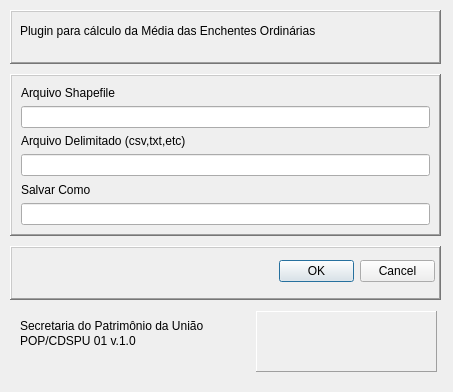
<?xml version="1.0" encoding="UTF-8"?>
<ui version="4.0">
 <class>qDlgGerMapa</class>
 <widget class="QDialog" name="qDlgGerMapa">
  <property name="geometry">
   <rect>
    <x>0</x>
    <y>0</y>
    <width>453</width>
    <height>392</height>
   </rect>
  </property>
  <property name="windowTitle">
   <string>PyMEO - Gerar Mapa</string>
  </property>
  <widget class="QWidget" name="layoutWidget">
   <property name="geometry">
    <rect>
     <x>10</x>
     <y>10</y>
     <width>431</width>
     <height>371</height>
    </rect>
   </property>
   <layout class="QVBoxLayout" name="verticalLayout" stretch="8,2">
    <item>
     <layout class="QGridLayout" name="gridLayout" rowstretch="2,6,2">
      <property name="bottomMargin">
       <number>2</number>
      </property>
      <property name="horizontalSpacing">
       <number>6</number>
      </property>
      <property name="verticalSpacing">
       <number>10</number>
      </property>
      <item row="0" column="0">
       <widget class="QFrame" name="frame">
        <property name="frameShape">
         <enum>QFrame::WinPanel</enum>
        </property>
        <property name="frameShadow">
         <enum>QFrame::Raised</enum>
        </property>
        <widget class="QLabel" name="label_3">
         <property name="geometry">
          <rect>
           <x>10</x>
           <y>10</y>
           <width>391</width>
           <height>21</height>
          </rect>
         </property>
         <property name="styleSheet">
          <string notr="true">font: 87 9pt &quot;Arial Black&quot;;</string>
         </property>
         <property name="text">
          <string>Plugin para cálculo da Média das Enchentes Ordinárias</string>
         </property>
        </widget>
       </widget>
      </item>
      <item row="1" column="0">
       <widget class="QFrame" name="frmWdMap01Esq">
        <property name="minimumSize">
         <size>
          <width>390</width>
          <height>160</height>
         </size>
        </property>
        <property name="maximumSize">
         <size>
          <width>600</width>
          <height>180</height>
         </size>
        </property>
        <property name="frameShape">
         <enum>QFrame::WinPanel</enum>
        </property>
        <property name="frameShadow">
         <enum>QFrame::Raised</enum>
        </property>
        <layout class="QGridLayout" name="gridLayout_3">
         <item row="0" column="0">
          <widget class="QLabel" name="lbArqShp">
           <property name="styleSheet">
            <string notr="true">font: 10pt &quot;MS Shell Dlg 2&quot;;</string>
           </property>
           <property name="text">
            <string>Arquivo Shapefile</string>
           </property>
          </widget>
         </item>
         <item row="1" column="0">
          <widget class="QLineEdit" name="lEdArqShp"/>
         </item>
         <item row="2" column="0">
          <widget class="QLabel" name="lbArqTxt">
           <property name="styleSheet">
            <string notr="true">font: 10pt &quot;MS Shell Dlg 2&quot;;</string>
           </property>
           <property name="text">
            <string>Arquivo Delimitado (csv,txt,etc)</string>
           </property>
          </widget>
         </item>
         <item row="3" column="0">
          <widget class="QLineEdit" name="lEdArqTxt"/>
         </item>
         <item row="4" column="0">
          <widget class="QLabel" name="lbArqQGis">
           <property name="styleSheet">
            <string notr="true">font: 10pt &quot;MS Shell Dlg 2&quot;;</string>
           </property>
           <property name="text">
            <string>Salvar Como</string>
           </property>
          </widget>
         </item>
         <item row="5" column="0">
          <widget class="QLineEdit" name="lEdArqQGis"/>
         </item>
        </layout>
       </widget>
      </item>
      <item row="2" column="0">
       <widget class="QFrame" name="frame_2">
        <property name="frameShape">
         <enum>QFrame::WinPanel</enum>
        </property>
        <property name="frameShadow">
         <enum>QFrame::Raised</enum>
        </property>
        <layout class="QHBoxLayout" name="horizontalLayout" stretch="6,4">
         <property name="spacing">
          <number>2</number>
         </property>
         <property name="leftMargin">
          <number>2</number>
         </property>
         <property name="topMargin">
          <number>2</number>
         </property>
         <property name="rightMargin">
          <number>2</number>
         </property>
         <property name="bottomMargin">
          <number>2</number>
         </property>
         <item>
          <widget class="QFrame" name="frame_3">
           <property name="frameShape">
            <enum>QFrame::NoFrame</enum>
           </property>
           <property name="frameShadow">
            <enum>QFrame::Plain</enum>
           </property>
          </widget>
         </item>
         <item>
          <widget class="QFrame" name="frame_4">
           <property name="frameShape">
            <enum>QFrame::NoFrame</enum>
           </property>
           <property name="frameShadow">
            <enum>QFrame::Plain</enum>
           </property>
           <widget class="QDialogButtonBox" name="btnBoxGerarMapa">
            <property name="geometry">
             <rect>
              <x>10</x>
              <y>10</y>
              <width>156</width>
              <height>23</height>
             </rect>
            </property>
            <property name="orientation">
             <enum>Qt::Horizontal</enum>
            </property>
            <property name="standardButtons">
             <set>QDialogButtonBox::Cancel|QDialogButtonBox::Ok</set>
            </property>
           </widget>
          </widget>
         </item>
        </layout>
       </widget>
      </item>
     </layout>
    </item>
    <item>
     <widget class="QFrame" name="frame_5">
      <property name="frameShape">
       <enum>QFrame::NoFrame</enum>
      </property>
      <property name="frameShadow">
       <enum>QFrame::Raised</enum>
      </property>
      <widget class="QLabel" name="label_2">
       <property name="geometry">
        <rect>
         <x>10</x>
         <y>25</y>
         <width>151</width>
         <height>16</height>
        </rect>
       </property>
       <property name="styleSheet">
        <string notr="true">font: 6pt &quot;MS Shell Dlg 2&quot;;</string>
       </property>
       <property name="text">
        <string>&lt;a href=&quot;https://www.gov.br/gestao/pt-br/assuntos/patrimonio-da-uniao/plano-nacional-de-caracterizacao/arquivos/normas-e-padroes/1-41161181_anexo.pdf
&quot;&gt; POP/CDSPU 01 v.1.0&lt;/a&gt;</string>
       </property>
      </widget>
      <widget class="QLabel" name="label">
       <property name="geometry">
        <rect>
         <x>10</x>
         <y>10</y>
         <width>191</width>
         <height>16</height>
        </rect>
       </property>
       <property name="styleSheet">
        <string notr="true">
font: 8pt &quot;Arial Rounded MT Bold&quot;;</string>
       </property>
       <property name="text">
        <string>Secretaria do Patrimônio da União</string>
       </property>
      </widget>
      <widget class="QLabel" name="label_4">
       <property name="geometry">
        <rect>
         <x>246</x>
         <y>3</y>
         <width>181</width>
         <height>61</height>
        </rect>
       </property>
       <property name="tabletTracking">
        <bool>false</bool>
       </property>
       <property name="layoutDirection">
        <enum>Qt::LeftToRight</enum>
       </property>
       <property name="frameShape">
        <enum>QFrame::Panel</enum>
       </property>
       <property name="frameShadow">
        <enum>QFrame::Raised</enum>
       </property>
       <property name="text">
        <string/>
       </property>
       <property name="pixmap">
        <pixmap>images/logo_mgi.png</pixmap>
       </property>
       <property name="scaledContents">
        <bool>true</bool>
       </property>
       <property name="alignment">
        <set>Qt::AlignCenter</set>
       </property>
      </widget>
     </widget>
    </item>
   </layout>
  </widget>
 </widget>
 <resources/>
 <connections/>
</ui>
